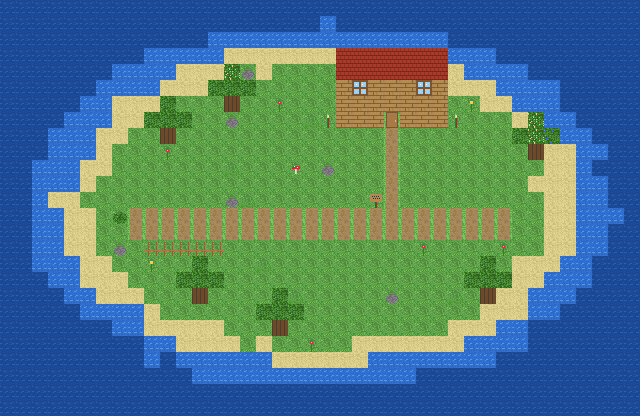

This game map was drawn from its Tiled (.tmx) file and the tilesets committed beside it. A one-line description and the trimmed map source follow:
An orthogonal 40x26 tile map with 16x16 px tiles, 3 tile layers (ground, decor, top) and 6 objects (start, dock, lagoon, patrol, treasure, ...).

<map version="1.10" tiledversion="1.10.2" orientation="orthogonal" renderorder="right-down" width="40" height="26" tilewidth="16" tileheight="16" infinite="0" nextlayerid="5" nextobjectid="7">
 <properties>
  <property name="license" value="CC0-1.0" />
 </properties>
 <tileset firstgid="1" source="island.tsx" />
 <layer id="1" name="ground" width="40" height="26">
  <data>[1040 cells, 1040 non-empty, 5 distinct tile ids]</data>
 </layer>
 <layer id="2" name="decor" width="40" height="26">
  <data encoding="csv">
0,0,0,0,0,0,0,0,0,0,0,0,0,0,0,0,0,0,0,0,0,0,0,0,0,0,0,0,0,0,0,0,0,0,0,0,0,0,0,0,
0,0,0,0,0,0,0,0,0,0,0,0,0,0,0,0,0,0,0,0,0,0,0,0,0,0,0,0,0,0,0,0,0,0,0,0,0,0,0,0,
0,0,0,0,0,0,0,0,0,0,0,0,0,0,0,0,0,0,0,0,0,0,0,0,0,0,0,0,0,0,0,0,0,0,0,0,0,0,0,0,
0,0,0,0,0,0,0,0,0,0,0,0,0,0,0,0,0,0,0,0,0,56,56,56,56,56,56,56,0,0,0,0,0,0,0,0,0,0,0,0,
0,0,0,0,0,0,0,0,0,0,0,0,0,0,0,52,0,0,0,0,0,56,56,56,56,56,56,56,0,0,0,0,0,0,0,0,0,0,0,0,
0,0,0,0,0,0,0,0,0,0,0,0,0,0,0,0,0,0,0,0,0,17,55,17,17,17,55,17,0,0,0,0,0,0,0,0,0,0,0,0,
0,0,0,0,0,0,0,0,0,0,0,0,0,0,18,0,0,45,0,0,0,17,17,17,17,17,17,17,0,46,0,0,0,0,0,0,0,0,0,0,
0,0,0,0,0,0,0,0,0,0,0,0,0,0,52,0,0,0,0,48,51,17,17,17,42,17,17,17,51,0,0,0,0,0,0,0,0,0,0,0,
0,0,0,0,0,0,0,0,0,0,18,0,0,0,0,0,0,0,0,0,0,0,0,0,0,0,0,0,0,0,0,0,0,0,0,0,0,0,0,0,
0,0,0,0,0,0,0,0,0,0,45,0,0,0,0,0,0,0,0,0,0,0,0,0,0,0,0,0,0,0,0,0,0,18,0,0,0,0,0,0,
0,0,0,0,0,0,0,0,0,0,0,0,0,0,48,0,0,0,47,0,52,0,0,0,0,0,0,0,0,0,0,0,0,0,0,0,0,0,0,0,
0,0,0,0,0,0,0,0,0,0,0,0,0,0,0,0,0,0,0,0,0,0,0,0,0,0,0,0,0,0,0,0,0,0,0,0,0,0,0,0,
0,0,0,0,0,0,0,0,0,0,0,0,0,0,52,48,0,0,0,0,0,0,0,54,0,0,0,0,0,0,0,0,0,0,0,0,0,0,0,0,
0,0,0,0,0,0,0,53,0,0,0,0,0,0,0,0,0,0,0,0,0,0,0,0,0,0,0,0,0,0,0,0,0,0,0,0,0,0,0,0,
0,0,0,0,0,0,0,0,0,0,0,0,0,0,0,0,0,0,0,0,0,0,0,0,0,0,0,0,0,0,0,0,0,0,0,0,0,0,0,0,
0,0,0,0,0,0,0,52,0,44,44,44,44,44,0,0,0,0,0,0,0,0,0,0,0,0,45,0,0,0,0,45,0,0,0,0,0,0,0,0,
0,0,0,0,0,0,0,0,0,46,0,0,0,0,0,0,48,0,0,0,0,0,0,0,0,0,0,0,0,0,0,0,0,0,0,0,0,0,0,0,
0,0,0,0,0,0,0,0,0,0,0,0,0,0,0,0,0,0,0,0,0,0,0,0,0,0,0,0,0,0,0,0,0,0,0,0,0,0,0,0,
0,0,0,0,0,0,0,0,0,0,0,0,18,0,0,0,0,0,48,0,0,0,0,0,52,0,0,0,48,0,18,0,0,0,0,0,0,0,0,0,
0,0,0,0,0,0,0,0,0,0,0,0,0,0,0,0,0,48,0,0,0,0,0,0,0,0,0,0,0,0,0,0,0,0,0,0,0,0,0,0,
0,0,0,0,0,0,0,0,0,0,0,0,0,0,0,0,0,18,0,0,0,0,0,0,0,0,0,0,0,0,0,0,0,0,0,0,0,0,0,0,
0,0,0,0,0,0,0,0,0,0,0,0,0,0,0,0,0,0,0,45,0,0,0,0,0,0,0,0,0,0,0,0,0,0,0,0,0,0,0,0,
0,0,0,0,0,0,0,0,0,0,0,0,0,0,0,0,0,0,0,0,0,0,0,0,0,0,0,0,0,0,0,0,0,0,0,0,0,0,0,0,
0,0,0,0,0,0,0,0,0,0,0,0,0,0,0,0,0,0,0,0,0,0,0,0,0,0,0,0,0,0,0,0,0,0,0,0,0,0,0,0,
0,0,0,0,0,0,0,0,0,0,0,0,0,0,0,0,0,0,0,0,0,0,0,0,0,0,0,0,0,0,0,0,0,0,0,0,0,0,0,0,
0,0,0,0,0,0,0,0,0,0,0,0,0,0,0,0,0,0,0,0,0,0,0,0,0,0,0,0,0,0,0,0,0,0,0,0,0,0,0,0
</data>
 </layer>
 <layer id="3" name="top" width="40" height="26">
  <data>[1040 cells, 24 non-empty, 1 distinct tile ids]</data>
 </layer>
 <objectgroup id="4" name="places">
  <object id="1" name="spawn" type="start" x="160" y="192" width="48" height="32">
   <properties>
    <property name="team" type="int" value="1" />
    <property name="say" value="Welcome to the island" />
   </properties>
  </object>
  <object id="2" name="dock" x="384" y="224" width="64" height="32" />
  <object id="3" name="lagoon" x="96" y="96">
   <polygon points="0,0 64,-16 96,32 48,64 -16,32" />
  </object>
  <object id="4" name="patrol" x="128" y="288">
   <polyline points="0,0 96,-48 224,-32 320,-96" />
  </object>
  <object id="5" name="treasure" x="480" y="128">
   <point />
  </object>
  <object id="6" name="campfire" x="288" y="144" width="32" height="32">
   <ellipse />
  </object>
 </objectgroup>
</map>
